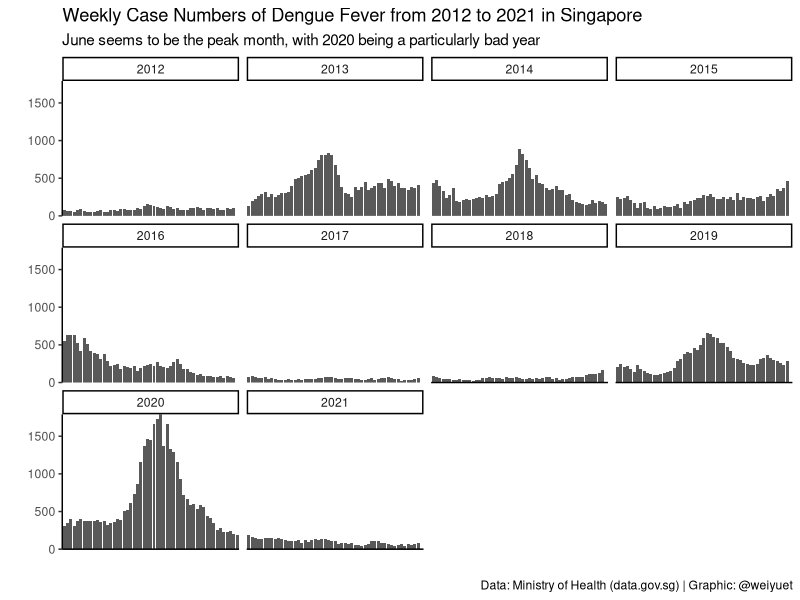
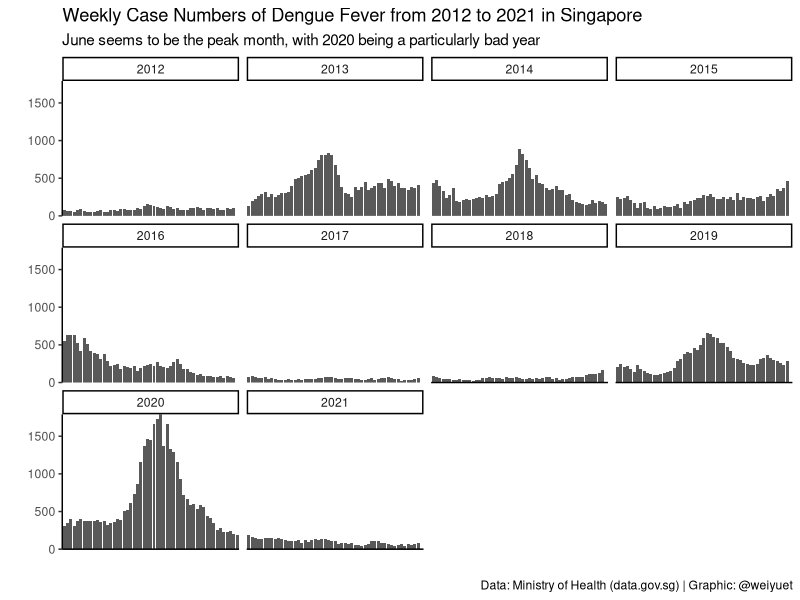

These charts were generated, in order, by the following R code:
# Setup
library(tidyverse)
library(scales)
library(glue)

# Load data
weekly_infectious_disease <- read_csv('data/weekly-infectious-disease-bulletin-cases/weekly-infectious-disease-bulletin-cases.csv')

# Wrangle split year and week column
col <- paste("col", 1:2)

weekly_infectious_disease <- weekly_infectious_disease %>%
  separate(col = epi_week, sep = "-", into = col, remove = TRUE)

weekly_infectious_disease <- weekly_infectious_disease %>% 
  rename(year = "col 1",
         week = "col 2",
         cases = "no._of_cases")

# Visualize weekly case numbers of Dengue Fever from 2012 to 2021
weekly_infectious_disease %>% 
  group_by(year) %>%
  filter(disease == "Dengue Fever") %>%
  ggplot(aes(x = week, y = cases)) +
  geom_col() +
  facet_wrap(~year) +
  scale_y_continuous(expand = c(0, 0)) +
  theme_classic() +
  theme(axis.text.x = element_blank(),
        axis.ticks.x = element_blank()) +
  labs(x = "", y = "",
       title = glue("Weekly Case Numbers of Dengue Fever from {min(weekly_infectious_disease$year)} to {max(weekly_infectious_disease$year)} in Singapore"),
       subtitle = "June seems to be the peak month, with 2020 being a particularly bad year",
       caption = "Data: Ministry of Health (data.gov.sg) | Graphic: @weiyuet")

# Save image
ggsave("figures/weekly-cases-dengue-fever.png", width = 8, height = 5)